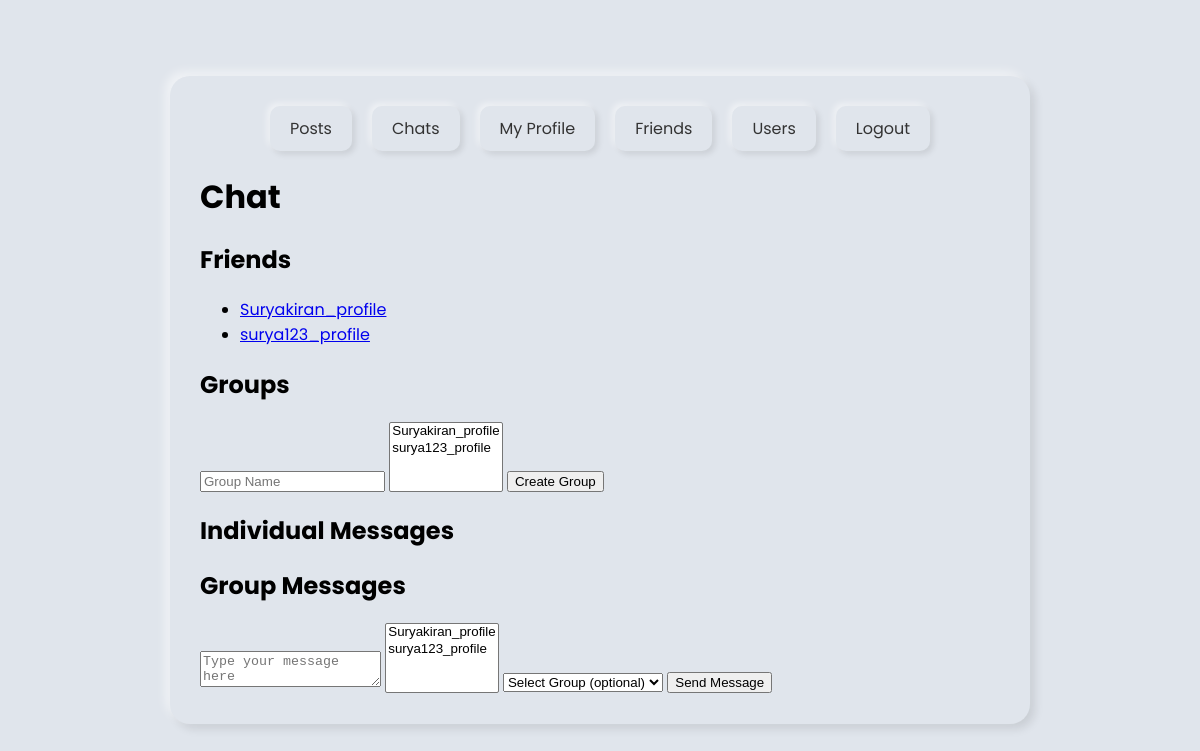
Page /messages/ (signed in) on the earlier database version.
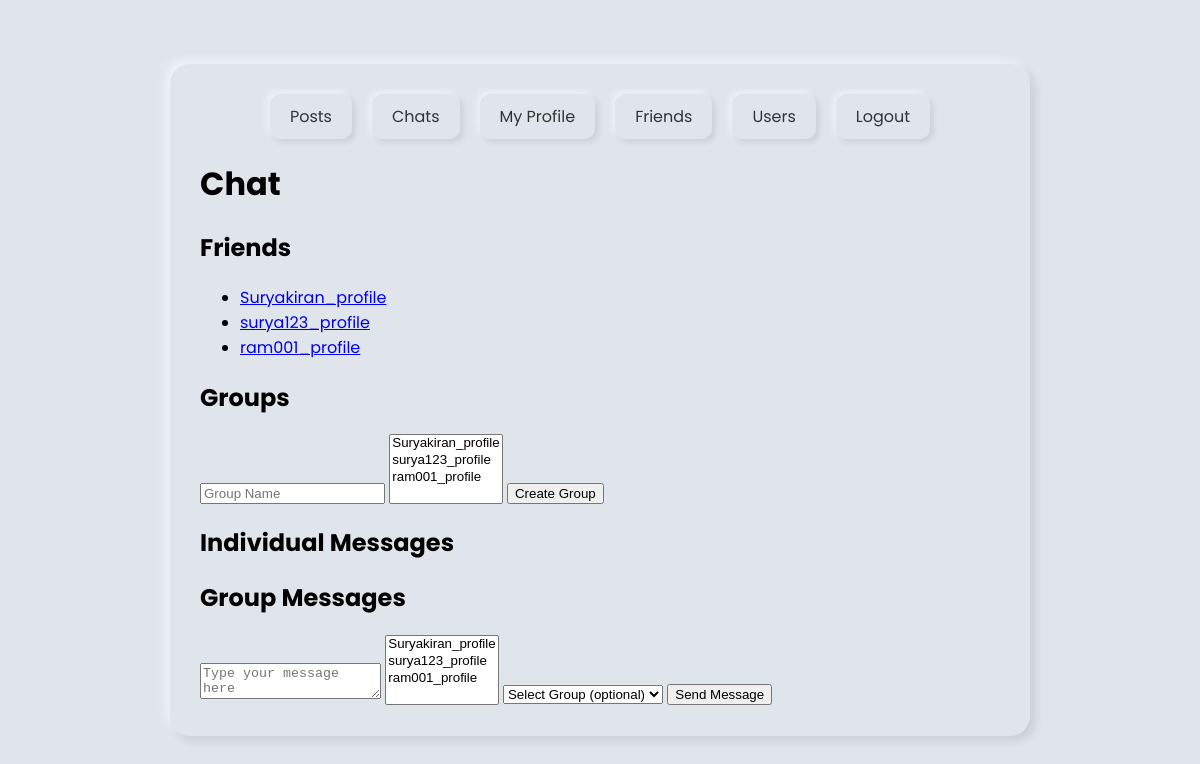
Same page on the later database version.
### inst_profile/models.py (models this page shows, shortened)
class Profile(models.Model):
    user = models.OneToOneField(User, on_delete=models.CASCADE)
    username = models.CharField(max_length=50, unique=True)
    date_of_birth = models.DateField(null=True,blank=True)
    photo = models.ImageField(upload_to='profile_photos', null=True, blank=True)
    friends = models.ManyToManyField('self', blank=True, symmetrical=False)

### inst_messages/views.py (the view)
# urls.py: path('', views.chat, name="chat"),
@login_required
def chat(request):
    profile = request.user.profile
    friends = profile.friends.all()
    groups = profile.groups.all()
    individual_messages = Message.objects.filter(
        recipients=profile
    ).annotate(
        recipients_count=Count('recipients')
    ).filter(
        recipients_count=2
    ).order_by('-timestamp')
    group_messages = Message.objects.filter(
        recipients__in=profile.groups.values_list('members', flat=True)
    ).order_by('-timestamp')
    return render(request, 'chat.html', {
        'friends': friends,
        'groups': groups,
        'individual_messages': individual_messages,
        'group_messages': group_messages
    })

### templates/chat.html (shortened to what this page needs)
{% extends 'base.html' %}
{% block content %}
  <h1>Chat</h1>
  <div class="chat-container">
    <div class="sidebar">
      <div class="friends-list">
        <h2>Friends</h2>
        <ul>
          {% for friend in friends %}
            <li><a href="{% url 'individual_chat' friend.id %}">{{ friend.username }}</a></li>
          {% endfor %}
        </ul>
      </div>
      <div class="groups-list">
        <h2>Groups</h2>
        <form method="post" action="{% url 'create_group' %}">
          <input type="text" name="name" placeholder="Group Name">
          <select name="members" multiple>
            {% for friend in friends %}
              <option value="{{ friend.id }}">{{ friend.username }}</option>
            {% endfor %}
          </select>
          <button type="submit">Create Group</button>
        </form>
      </div>
    </div>
    <div class="chat-messages">
      <h2>Individual Messages</h2>
      <h2>Group Messages</h2>
    </div>
  </div>
  <form method="post" action="{% url 'send_message' %}">
    <textarea name="content" placeholder="Type your message here"></textarea>
    <select name="recipients" multiple>
      {% for friend in friends %}
        <option value="{{ friend.id }}">{{ friend.username }}</option>
      {% endfor %}
    </select>
    <select name="group_id">
      <option value="">Select Group (optional)</option>
    </select>
    <button type="submit">Send Message</button>
  </form>
{% endblock %}

Differences in the rows shown:
added Profile: username "ram001_profile", {{ friend.id }} 9 (drawn)
Other differences:
form field members: "Suryakiran_profile / surya123_profile" → "Suryakiran_profile / surya123_profile / ram001_profile"
form field recipients: "Suryakiran_profile / surya123_profile" → "Suryakiran_profile / surya123_profile / ram001_profile"
